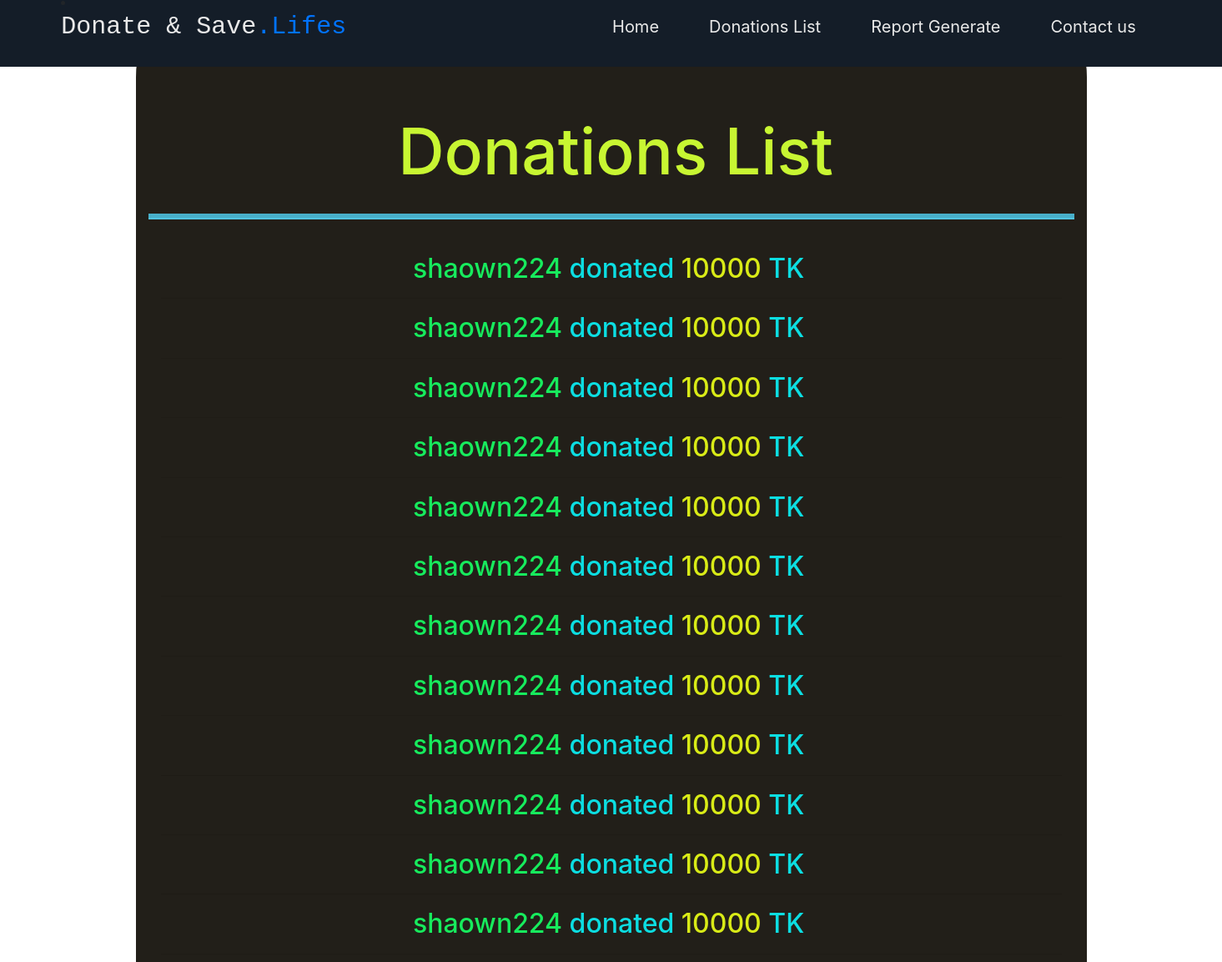
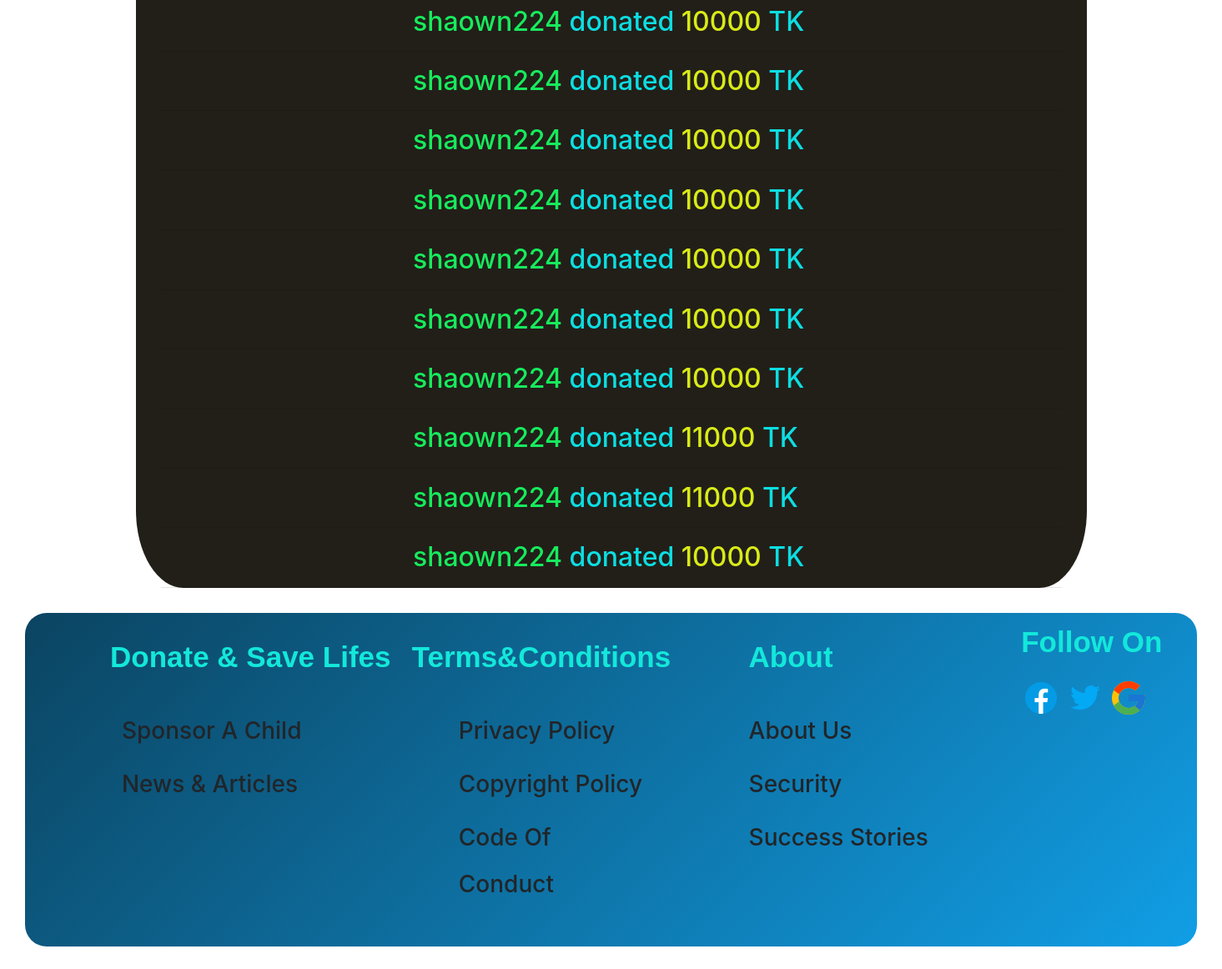
Before: /organization/donationlist/ with the older database file (2 pictures, top to bottom).
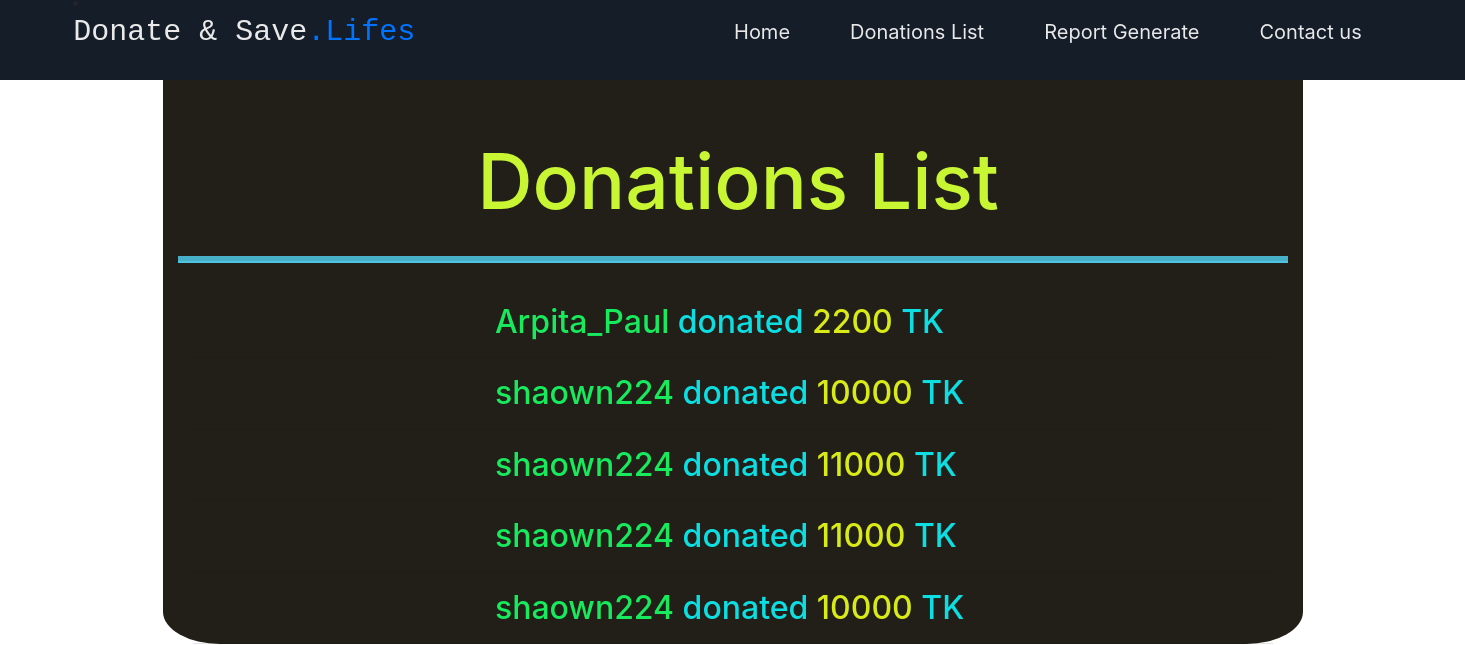
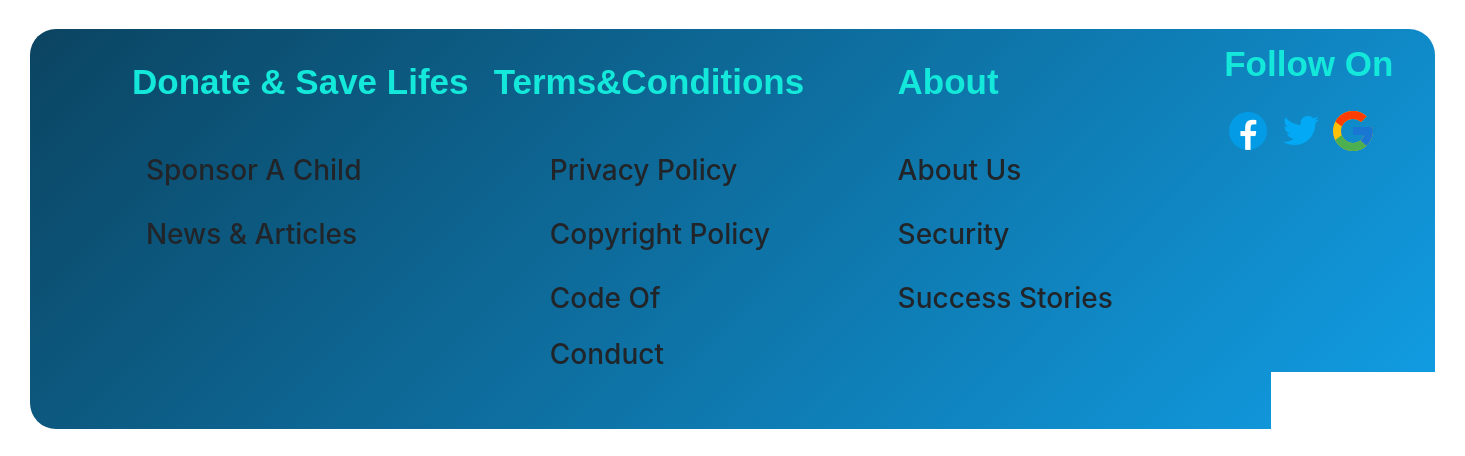
After: the same page with the newer database file (2 pictures, top to bottom).
### Donor_App/models.py (models this page shows, shortened)
class Donations_Details(models.Model):
    Name = models.ForeignKey(
        User, on_delete=models.CASCADE, related_name="name")
    Amount = models.CharField(max_length=264, verbose_name="Give the Amount")
    Phone = models.CharField(max_length=264, verbose_name="Phone NO")
    TrxID = models.CharField(max_length=264, verbose_name="TrxID")
    Notes = models.TextField(verbose_name="Say something")
    Time = models.DateTimeField(auto_now_add=True)

### Organization_App/views.py (the view)
# urls.py: path('donationlist/', views.Donation_list, name='donation_list'),
def Donation_list(request):
    obj = Donations_Details.objects.order_by('-Time').all()
    return render(request, 'Organization_App/Donator_list.html', {'obj': obj})

### templates/Organization_App/Donator_list.html (shortened to what this page needs)
{% load static %}
<html lang="en">
  <head>
    <link rel="stylesheet" href="https://cdnjs.cloudflare.com/ajax/libs/font-awesome/5.15.1/css/all.min.css"/>
    <link rel="stylesheet" href="{% static 'style1.css' %}" />
	<link rel="stylesheet" href="https://maxcdn.bootstrapcdn.com/bootstrap/4.4.1/css/bootstrap.min.css">
	<link href="https://maxcdn.bootstrapcdn.com/font-awesome/4.7.0/css/font-awesome.min.css" rel="stylesheet">
  </head>
  <body style="background-image: url(https://images.unsplash.com/photo-1537440499989-de5f6b6854de?ixlib=rb-4.0.3&ixid=MnwxMjA3fDB8MHxwaG90by1wYWdlfHx8fGVufDB8fHx8&auto=format&fit=crop&w=1470&q=80);">
  	<div class="menu-bar">
	  <li class="nav-item active">
			<h1 class="logo" href="{% url 'index' %}" style="margin-bottom: 40;" >Donate & Save<span>.Lifes</span></h1>
	  </li>
      <ul>
        <li><a href="{% url 'Organization_App:Organization_home' %}">Home</a></li>
		<li><a href="{% url 'Organization_App:donation_list' %}">Donations List</a></li>
		<li><a href="{% url 'Organization_App:report_home' %}">Report Generate</a></li>
        <li><a href="#">Contact us</a></li>
      </ul>
    </div>
	<div class="container-sm" style="padding-top: 80; width: 100%; background-color: rgba(17, 14, 7, 0.927);border-radius: 5%;">
		<div style="width: 100%;height: 20%;margin-left: 27%;padding-top: 5%;">
			<h2 style="color: rgb(200, 246, 50);font-size:480%;">Donations List</h2>
		</div>
		<hr style="height:2px;border-width:5;color:rgb(3, 87, 171);background-color:rgb(80, 195, 224)">
		<br>
		<div class="container-sm">
		{% for x in obj %}
			<a href="{% url 'Organization_App:DetailsDonation' x.id %}">
				<h2 style="color: rgb(12, 222, 226);margin-left: 28%;" >
					<span style="color: rgb(23, 235, 93);">{{x.Name}} </span>
					donated <span style="color: rgb(217, 235, 23);"">{{x.Amount}}</span> TK
				</h2>
			</a><hr>
		{% endfor %}
		</div>
	</div>
    <div class="footer">
		<div class="f1">
			<div class="fh1">
				<h1 style="line-height: 3; margin-left: 22%; font-family: arial;font-size:35px; font-weight: bold;">Donate & Save Lifes</h1>
			</div>
			<div class="fc1">
				<h3 style="margin-left: 25%; line-height: 2;">Sponsor A Child</h3>
			</div>
			<div class="fc2">
				<h3 style="margin-left: 25%; line-height: 2;">News & Articles</h3>
			</div>
		</div>
		<div class="f2">
			<div class="fh2">
				<h1 style="line-height: 3; font-family: arial;font-size:35px; font-weight: bold;">Terms&Conditions</h1>
			</div>
			<div class="fc5">
				<h3 style="margin-left: 20%; line-height: 2;">Privacy Policy</h3>
			</div>
			<div class="fc6">
				<h3 style="margin-left: 20%; line-height: 2;">Copyright Policy</h3>
			</div><div class="fc7">
				<h3 style="margin-left: 20%; line-height: 2;">Code Of Conduct</h3>
			</div>
		</div>
		<div class="f3">
			<div class="fh3">
				<h1 style="line-height: 3; margin-left: 35%; font-family: arial;font-size:35px; font-weight: bold;">About</h1>
			</div>
			<div class="fc9">
				<h3 style="margin-left: 35%; line-height: 2;">About Us</h3>
			</div>
			<div class="fc11">
				<h3 style="margin-left: 35%; line-height: 2;">Security</h3>
			</div>
			<div class="fc12">
			  <h3 style="margin-left: 35%; line-height: 2;">Success Stories</h3>
			</div>
		</div>
		<div class="f4">
			<div class="fh4">
				<h1 style="line-height: 2; margin-left: 35%; font-family: arial;font-size:35px; font-weight: bold;">Follow On</h1>
			</div>
			<div class="simage">
				<img src="{% static 'img/fb.png' %}" style="margin-left: 35%">
				<img src="{% static 'img/twitter.png' %}">
				<img src="{% static 'img/google.png' %}">
			</div>
		</div>
	</div>
  </body>
</html>

### static/style1.css (style rules this page uses)
:root { --color-primary: #0073ff; --color-white: #e9e9e9; --color-black: #141d28; --color-black-1: #212b38; }
* { margin: 0; padding: 0; box-sizing: border-box; }
body { font-family: sans-serif; }
.logo { color: var(--color-white); font-size: 30px; }
.logo span { color: var(--color-primary); }
.menu-bar { background-color: var(--color-black); height: 80px; width: 100%; display: flex; justify-content: space-between; align-items: center; padding: 0 5%; position: fixed; top: 0; width: 100%; }
.menu-bar ul { list-style: none; display: flex; }
.menu-bar ul li { padding: 10px 30px; position: relative; }
.menu-bar ul li a { font-size: 20px; color: var(--color-white); text-decoration: none; transition: all 0.3s; }
h1 { font-family: "Incosolata", Consolas, monospace; font-size: 4em; color: #13e8da; }
.footer { height: 400px; background: linear-gradient(135deg, #0b4461 0%, #119ee5 100%); border-radius: 26px; margin: 30px; display: flex; }
.f1 { height: 400px; width: 33%; }
.f2 { height: 400px; width: 20%; }
.f3 { height: 400px; width: 25%; }
.f4 { height: 400px; width: 20%; }

Changed rows visible on the page:
removed Donations_Details: Name "shaown224", Amount "10000"
removed Donations_Details: Name "shaown224", Amount "10000"
removed Donations_Details: Name "shaown224", Amount "10000"
removed Donations_Details: Name "shaown224", Amount "10000"
removed Donations_Details: Name "shaown224", Amount "10000"
removed Donations_Details: Name "shaown224", Amount "10000"
removed Donations_Details: Name "shaown224", Amount "10000"
removed Donations_Details: Name "shaown224", Amount "10000"
removed Donations_Details: Name "shaown224", Amount "10000"
removed Donations_Details: Name "shaown224", Amount "10000"
removed Donations_Details: Name "shaown224", Amount "10000"
removed Donations_Details: Name "shaown224", Amount "10000"
removed Donations_Details: Name "shaown224", Amount "10000"
removed Donations_Details: Name "shaown224", Amount "10000"
removed Donations_Details: Name "shaown224", Amount "10000"
removed Donations_Details: Name "shaown224", Amount "10000"
removed Donations_Details: Name "shaown224", Amount "10000"
removed Donations_Details: Name "shaown224", Amount "10000"
added Donations_Details: Name "Arpita_Paul", Amount "2200"
